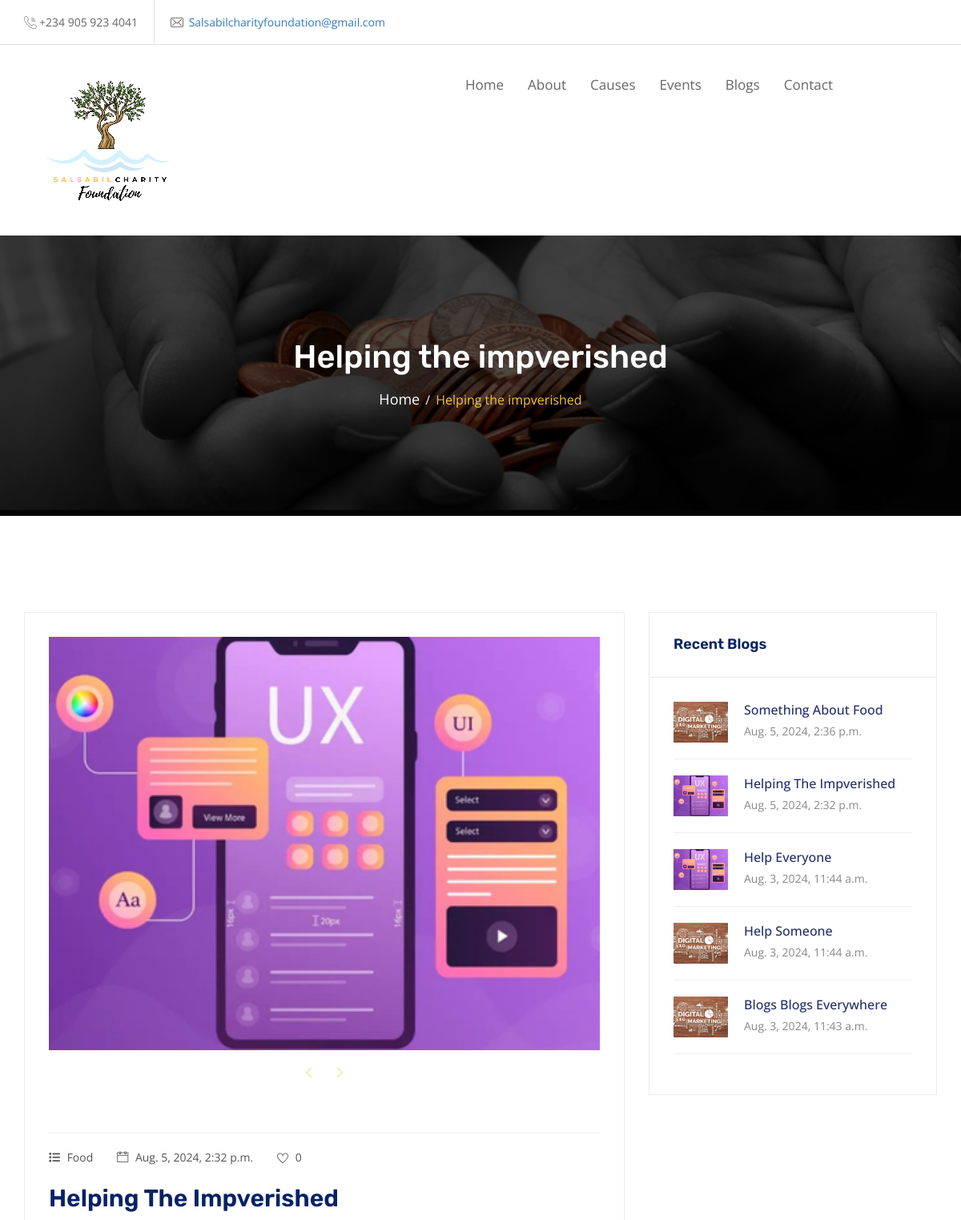
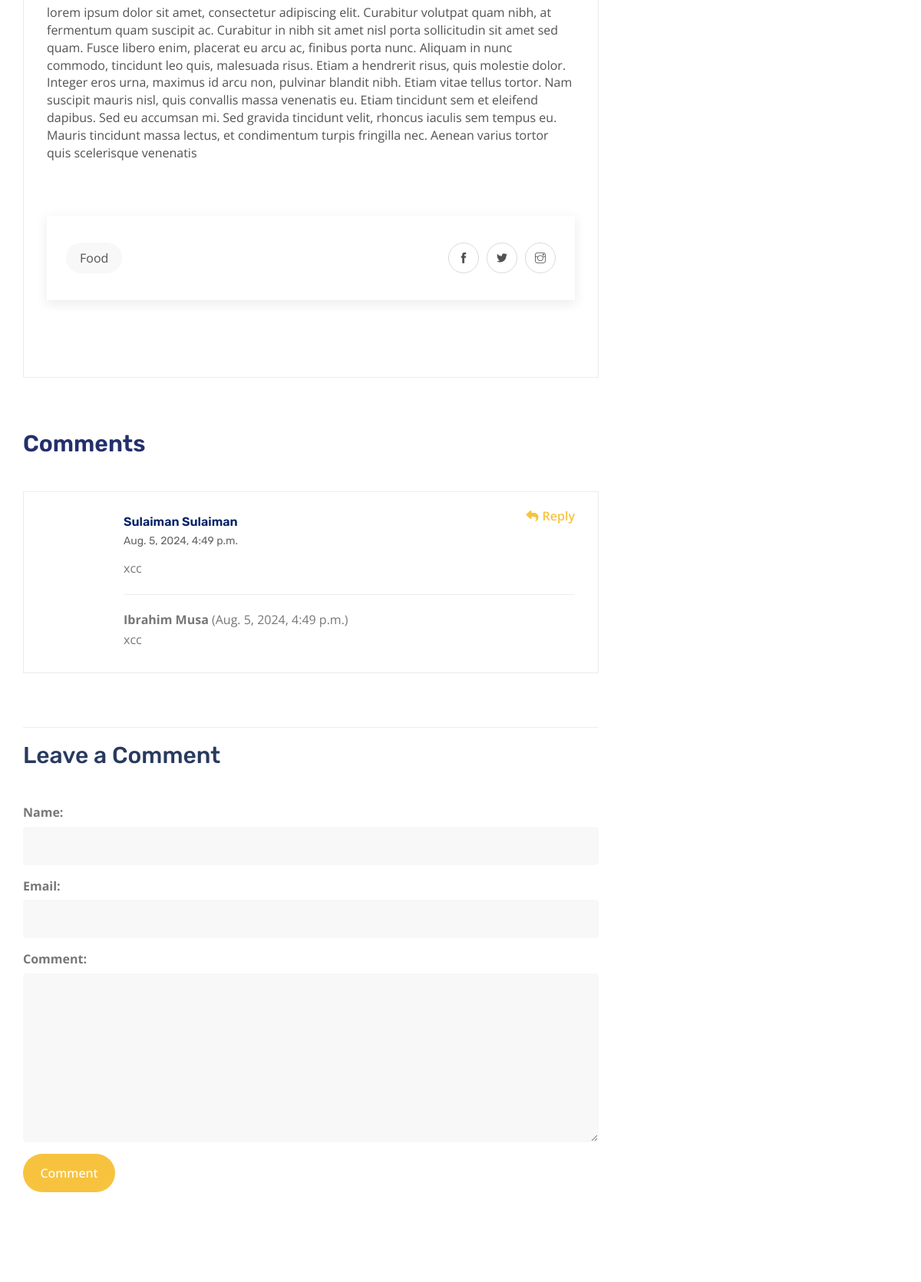
/blog/helping-the-impverished (upper part), run on the app's committed database (2 pictures, top to bottom).
### charity/models.py (models this page shows, shortened)
class Blog(models.Model):
    food = 'Food'
    water = 'Water'
    education = 'Education'
    charity = 'Charity'
    medical_aid = 'Medical Aid'
    category_choices = [
        (food , 'Food'), (water ,'Water'), (education, 'Education'), (charity, 'Charity'), (medical_aid, 'Medical Aid')
    ]
    slug = models.SlugField(max_length=150, blank=True, null=True)
    title = models.CharField(max_length=70)
    message = models.TextField()
    image_1 = ResizedImageField(size=[400, 300], quality=100, crop=['middle', 'center'], upload_to='blogs')
    image_2 = ResizedImageField(size=[400, 300], quality=100, crop=['middle', 'center'], upload_to='blogs', blank=True, null=True)
    image_3 = ResizedImageField(size=[400, 300], quality=100, crop=['middle', 'center'], upload_to='blogs', blank=True, null=True)
    date_posted = models.DateTimeField(auto_now_add=True)
    likes = models.PositiveIntegerField(default=0)
    category = models.CharField(max_length=50, choices=category_choices)

class Comment(models.Model):
    blog = models.ForeignKey(Blog, related_name='comments', on_delete=models.CASCADE)
    name = models.CharField(max_length=70)
    email = models.EmailField(max_length=254)
    comment = models.TextField()
    created_at = models.DateTimeField(auto_now_add=True)
    parent = models.ForeignKey('self', null=True, blank=True, related_name='replies', on_delete=models.CASCADE)
    class Meta:
        verbose_name_plural = 'Blogs comments'

### charity/views.py (the view, shortened to what this page needs)
# urls.py: path('blog/<slug>', views.blog_detail, name="blog"),
def blog_detail(request, slug):
    blog = Blog.objects.get(slug=slug)
    blogs = Blog.objects.all().order_by('-id')[:5]
    comments = blog.comments.filter(parent__isnull=True).order_by('-created_at')
    comment_form = CommentForm()
    context = {
        'blog': blog,
        'blogs': blogs,
        'comments': comments,
        'comment_form': comment_form
    }
    return render(request, 'blog-single.html', context)

### charity/form.py
class CommentForm(forms.ModelForm):
    parent = forms.ModelChoiceField(queryset=Comment.objects.all(), widget=forms.HiddenInput(), required=False)
    class Meta:
        model = Comment
        fields = ['name', 'email', 'comment', 'parent']
        widgets = {'parent': forms.HiddenInput()}
    def __init__(self, *args, **kwargs):
        super(CommentForm, self).__init__(*args, **kwargs)
        self.fields['name'].widget.attrs['class']= 'form-control'
        self.fields['email'].widget.attrs['class']= 'form-control'
        self.fields['comment'].widget.attrs['class']= 'form-control'

### templates/blog-single.html (shortened to what this page needs)
{% extends "base.html" %}
{% block content %}
{% include "header.html" %}
        <div class="wpo-breadcumb-area">
            <div class="container">
                <div class="row">
                    <div class="col-12">
                        <div class="wpo-breadcumb-wrap">
                            <h2>{{blog.title}}</h2>
                            <ul>
                                <li><a href="{% url 'home' %}">Home</a></li>
                                <li><span>{{blog.title}}</span></li>
                            </ul>
                        </div>
                    </div>
                </div>
            </div>
        </div>
        <section class="wpo-blog-single-section section-padding">
            <div class="container">
                <div class="row">
                    <div class="col col-md-8">
                        <div class="wpo-wpo-blog-content ">
                            <div class="post format-gallery">
                                <div class="entry-media post-slider">
                                    <img src="{{blog.image_1.url}}" alt></a>
                                </div>
                                <ul class="entry-meta"><hr>
                                    <li><a href="#"><i class="fa-solid fa-list"></i> {{blog.category}}</a></li>
                                    <li><a href="#"><i class="ti-calendar"></i> {{blog.date_posted}}</a></li>
                                    <li>
                                        <a href="#" class="like-button" data-id="{{ blog.id }}" data-url="{% url 'like_blog' blog.id %}">
                                            <i class="ti-heart"></i> <span class="like-count">{{ blog.likes }}</span>
                                        </a>
                                    </li>
                                </ul>
                                <h2>{{blog.title|title}}</h2>
                                {{blog.message}}
                            </div>
                            <div class="tag-share clearfix">
                                <div class="tag">
                                    <ul>
                                        <li><a href="#">{{blog.category}}</a></li>
                                    </ul>
                                </div>
                                <div class="share">
                                    <ul>
                                        <li><a href="https://www.facebook.com/sharer/sharer.php?u={{ request.build_absolute_uri }}" target="_blank"><i class="ti-facebook"></i></a></li>
                                        <li><a href="https://twitter.com/intent/tweet?url={{ request.build_absolute_uri }}&text={{ blog.title }}" target="_blank"><i class="ti-twitter-alt"></i></a></li>
                                        <li><a href="https://www.instagram.com/?url={{ request.build_absolute_uri }}" target="_blank"><i class="ti-instagram"></i></a></li>
                                    </ul>
                                </div>
                            </div>
                        </div>
                        <div class="comments-area">
                            <div class="comments-section">
                                <h3 class="comments-title">Comments</h3>
                                <ol class="comments">
                                    {% for comment in comments %}
                                    <li class="comment even thread-even depth-1" id="comment-1">
                                        <div id="div-comment-1">
                                            <div class="comment-main-area">
                                                <div class="comment-wrapper">
                                                    <div class="comments-meta">
                                                        <h4>{{comment.name|title}} <span class="comments-date">{{comment.created_at}}</span></h4>
                                                    </div>
                                                    <div class="comment-area">
                                                        <p>{{comment.comment}} </p>
                                                        <div class="form-submit">
                                                            <a class="comment-reply-link" data-comment-id="{{ comment.id }}" href="#"><i class="fa fa-reply" aria-hidden="true"></i><span>Reply</span></a>
                                                        </div>
                                                        <hr>
                                                         {% for reply in comment.replies.all %}
                                                         <div class="reply">
                                                             <p><strong>{{ reply.name|title }}</strong> ({{ reply.created_at }})</p>
                                                             <p>{{ reply.comment }}</p>
                                                         </div>
                                                        {% endfor %}
                                                    </div>
                                                </div>
                                            </div>
                                        </div>
                                    </li>
                                    {% empty %}
                                    <p>No comments yet.</p>
                                    {% endfor %}
                                </ol>
                            </div>
                        </div>
                         <div class="comment-respond">
                    <hr>
                            <h3 class="comment-reply-title">Leave a Comment</h3>
                            <form method="post"  class="comment-form">
                                {{comment_form.as_p}}
                                <div class="form-submit">
                                    <input  value="Comment" type="submit">
                                </div>
                            </form>
                        </div>
                    </div>
                    <div class="col col-md-4">
                        <div class="wpo-blog-sidebar">
                            <div class="widget recent-post-widget">
                                <h3>Recent blogs</h3>
                                {% for blog in blogs %}
                                <div class="posts">
                                    <div class="post">
                                        <div class="img-holder">
                                            <a href="{% url 'blog' blog.slug %}"><img src="{{blog.image_1.url}}" alt></a>
                                        </div>
                                        <div class="details">
                                            <h4><a href="{% url 'blog' blog.slug %}">{{blog.title|title}}</a></h4>
                                            <span class="date">{{blog.date_posted}}</span>
                                        </div>
                                    </div>
                                </div>
                                <hr>
                                {% endfor %}
                            </div>
                        </div>
                    </div>
                </div>
            </div>
        </section>
{% endblock content %}

### data on the page
Blog: title "Helping the impverished", image_1 (picture), category "Food", date_posted "Aug. 5, 2024, 2:32 p.m.", likes "0", title "Helping The Impverished", message "lorem ipsum dolor sit amet, consectetur adipiscing elit. Curabitur volutpat quam nibh, at fermentum quam suscipit ac. Curabitur in nibh sit amet nisl porta sollicitudin sit amet sed quam. Fusce libero enim, placerat eu arcu ac, finibus porta nunc. Aliquam in nunc commodo, tincidunt leo quis, malesuada risus. Etiam a hendrerit risus, quis molestie dolor. Integer eros urna, maximus id arcu non, pulvinar blandit nibh. Etiam vitae tellus tortor. Nam suscipit mauris nisl, quis convallis massa venenatis eu. Etiam tincidunt sem et eleifend dapibus. Sed eu accumsan mi. Sed gravida tincidunt velit, rhoncus iaculis sem tempus eu. Mauris tincidunt massa lectus, et condimentum turpis fringilla nec.…"
Comment: name "Sulaiman Sulaiman", created_at "Aug. 5, 2024, 4:49 p.m.", comment "xcc"
Comment: name "Ibrahim Musa", created_at "Aug. 5, 2024, 4:49 p.m.", comment "xcc"
Blog: image_1 (picture), title "Something About Food", date_posted "Aug. 5, 2024, 2:36 p.m."
Blog: image_1 (picture), title "Help Everyone", date_posted "Aug. 3, 2024, 11:44 a.m."
Blog: image_1 (picture), title "Help Someone", date_posted "Aug. 3, 2024, 11:44 a.m."
Blog: image_1 (picture), title "Blogs Blogs Everywhere", date_posted "Aug. 3, 2024, 11:43 a.m."
